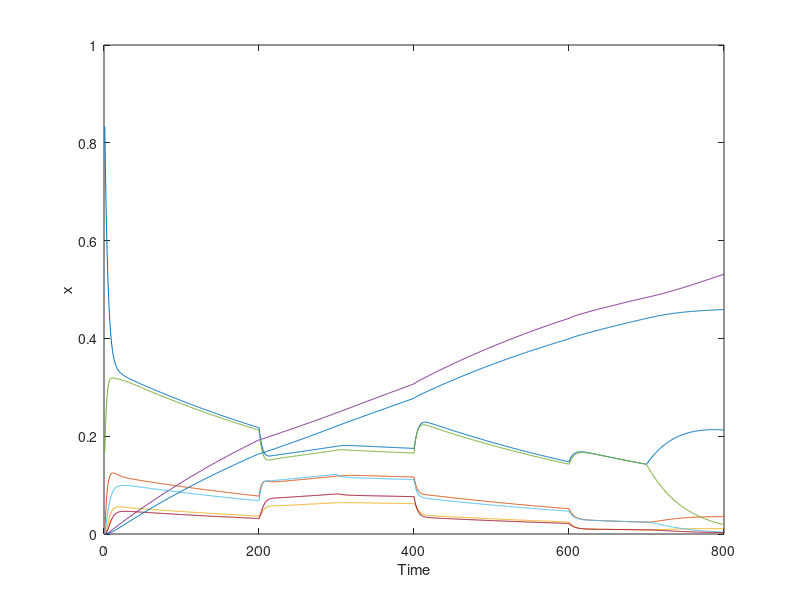

Write MATLAB code to recreate this figure. (Note: this script raises an error after producing the figure.)

% Interaction Model without reinfections
flow1 = 0.1; % Population flow between two cities without any restrction
flow2 = 0.06; % People are less likely to travel between cities
ratio = 5; % The ratio of population x and y
SIRD(1:8,1) = [1-1/(1+ratio) 0 0 0 1/(1+ratio) 0 0 0].'; %The initial population of two cities
% A_1 is the normal infection rate(including reinfections) without virus variants
A_1 = [0.95*(1-flow1) 0                 0.3*(1-flow1)  0    0.95*flow1      0                0.3*flow1     0;       
       0.05*(1-flow1) 0.85*(1-flow1/5)  0              0    0.05*flow1      0.85*flow1/3     0             0; 
       0              0.14*(1-flow1/2)  0.7*(1-flow1)  0    0               0.14*flow1       0.7*flow1     0;
       0              0.01              0              1    0               0                0             0;
       0.95 * flow1   0                 0.3*flow1      0    0.95*(1-flow1)  0                0.3*(1-flow1) 0; 
       0.05 * flow1   0.85*flow1/5      0              0    0.05*(1-flow1)  0.85*(1-flow1/3) 0             0;   
       0              0.14*flow1/2      0.7*flow1      0    0               0.14*(1-flow1)   0.7*(1-flow1) 0;
       0              0                 0              0    0               0.01             0             1];
% Omicron has higher infection rate, lower death rate, and higher recovery
% rate
% A_2 is Omicron infection rate with no public policy
A_2 = [0.9*(1-flow1)  0                 0.3*(1-flow1)  0    0.9*flow1      0                 0.2*flow1      0;       
       0.1*(1-flow1)  0.85*(1-flow1/5)  0              0    0.1*flow1      0.85*flow1/5      0              0; 
       0              0.145*(1-flow1/2) 0.7*(1-flow1)  0    0              0.145*flow1/2     0.8*flow1      0;
       0              0.005             0              1    0              0                 0              0;
       0.9 * flow1    0                 0.3*flow1      0    0.9*(1-flow1)  0                 0.2*(1-flow1)  0; 
       0.1 * flow1    0.85*flow1/3      0              0    0.1*(1-flow1)  0.85*(1-flow1/5)  0              0;   
       0              0.145*flow1       0.7*flow1      0    0              0.145*(1-flow1/2) 0.8*(1-flow1)  0;
       0              0                 0              0    0              0.005             0              1];

% A_3 is Omicron infection rate with travel policy (people can't travel if
% you are infected)
A_3 = [0.9*(1-flow1)  0                 0.3*(1-flow1)  0    0.9*flow1      0                 0.2*flow1      0;       
       0.1*(1-flow1)  0.85              0              0    0.1*flow1      0                 0              0; 
       0              0.145*(1-flow1/2) 0.7*(1-flow1)  0    0              0.145*flow1/2     0.8*flow1      0;
       0              0.005             0              1    0              0                 0              0;
       0.9 * flow1    0                 0.3*flow1      0    0.9*(1-flow1)  0                 0.2*(1-flow1)  0; 
       0.1 * flow1    0                 0              0    0.1*(1-flow1)  0.85              0              0;   
       0              0.145*flow1       0.7*flow1      0    0              0.145*(1-flow1/2) 0.8*(1-flow1)  0;
       0              0                 0              0    0              0.005             0              1];

% A_4 is normal infection rate with naturally low population flow
A_4 = [0.95*(1-flow2) 0                 0.3*(1-flow2)  0    0.95*flow2      0                0.3*flow2     0;       
       0.05*(1-flow2) 0.85*(1-flow2/5)  0              0    0.05*flow2      0.85*flow2/3     0             0; 
       0              0.14*(1-flow2/2)  0.7*(1-flow2)  0    0               0.14*flow2       0.7*flow2     0;
       0              0.01              0              1    0               0                0             0;
       0.95 * flow2   0                 0.3*flow2      0    0.95*(1-flow2)  0                0.3*(1-flow2) 0; 
       0.05 * flow2   0.85*flow2/5      0              0    0.05*(1-flow2)  0.85*(1-flow2/3) 0             0;   
       0              0.10*flow2/2      0.7*flow2      0    0               0.14*(1-flow2)   0.7*(1-flow2) 0;
       0              0                 0              0    0               0.01             0             1];
% Omicron has lower infection rate, higher death rate, and lower recovery
% rate

% A_5 is Delta infection rate without public policy
A_5 = [0.98*(1-flow2)  0                 0.3*(1-flow2)  0    0.98*flow2      0                 0.3*flow2     0;       
       0.02*(1-flow2)  0.88*(1-flow2/6)  0              0    0.02*flow2      0.88*flow2/6      0             0; 
       0               0.105*(1-flow2/2) 0.7*(1-flow2)  0    0               0.105*flow2/2     0.7*flow2     0;
       0               0.015             0              1    0               0                 0             0;
       0.98 * flow2    0                 0.3*flow2      0    0.98*(1-flow2)  0                 0.3*(1-flow2) 0; 
       0.02 * flow2    0.88*flow2/6      0              0    0.02*(1-flow2)  0.88*(1-flow2/6)  0             0;   
       0               0.105*flow2/2     0.7*flow2      0    0               0.105*(1-flow2/2) 0.7*(1-flow2) 0;
       0               0                 0              0    0               0.015             0             1];

% A_5 is Delta infection rate with public policy that susceptible and
% infected people can't travel
A_6 = [0.98  0                 0.3            0    0         0                 0.3           0;       
       0.02  0.88              0              0    0         0                 0             0; 
       0     0.105*(1-flow2/2) 0.7*(1-flow2)  0    0         0.105*flow2/2     0.7*flow2     0;
       0     0.015             0              1    0         0                 0             0;
       0     0                 0              0    0.98      0                 0             0; 
       0     0                 0              0    0.02      0.88              0             0;   
       0     0.105*flow2/2     0.7*flow2      0    0         0.105*(1-flow2/2) 0.7*(1-flow2) 0;
       0     0                 0              0    0         0.015             0             1];

for i = 2:200  
    SIRD(:,i) = A_1 * SIRD(:,i-1);
end
for i = 201:300
    SIRD(:,i) = A_2 * SIRD(:,i-1);
end
for i = 301:400
    SIRD(:,i) = A_3 * SIRD(:,i-1);
end
for i = 401:600
    SIRD(:,i) = A_4 * SIRD(:,i-1);
end
for i = 601:700
    SIRD(:,i) = A_5 * SIRD(:,i-1);
end
for i = 701:800
    SIRD(:,i) = A_6 * SIRD(:,i-1);
end
% Compare rate per population
SIRD(1:4,:)/ratio;
figure;
for j = 1:8
    plot(1:800,SIRD(j,:))
    hold on
end
xlabel("Time");
ylabel("x");
title("Travel Model in Different Phases",fontsize = 20)
legend("Susceptible 1","Infected 1","Recovered 1","Deceased 1","Susceptible 2","Infected 2","Recovered 2","Deceased 2")

SIRD_susceptibleDifference = SIRD(1,:) - SIRD(5,:);
SIRD_infectedDifference = SIRD(2,:) - SIRD(6,:);
SIRD_recoveredDifference = SIRD(3,:) - SIRD(7,:);
SIRD_deceasedDifference = SIRD(4,:) - SIRD(8,:);

figure;
tiledlayout(2,2)
% Topleft plot
nexttile
plot(1:800,SIRD_susceptibleDifference);
title('Difference of Susceptible People')

% Topright plot
nexttile
plot(1:800,SIRD_infectedDifference);
title('Difference of Infected People')

nexttile
plot(1:800,SIRD_recoveredDifference);
title('Difference of Recovered People')

nexttile
plot(1:800,SIRD_deceasedDifference);
title('Difference of Deceased People')

